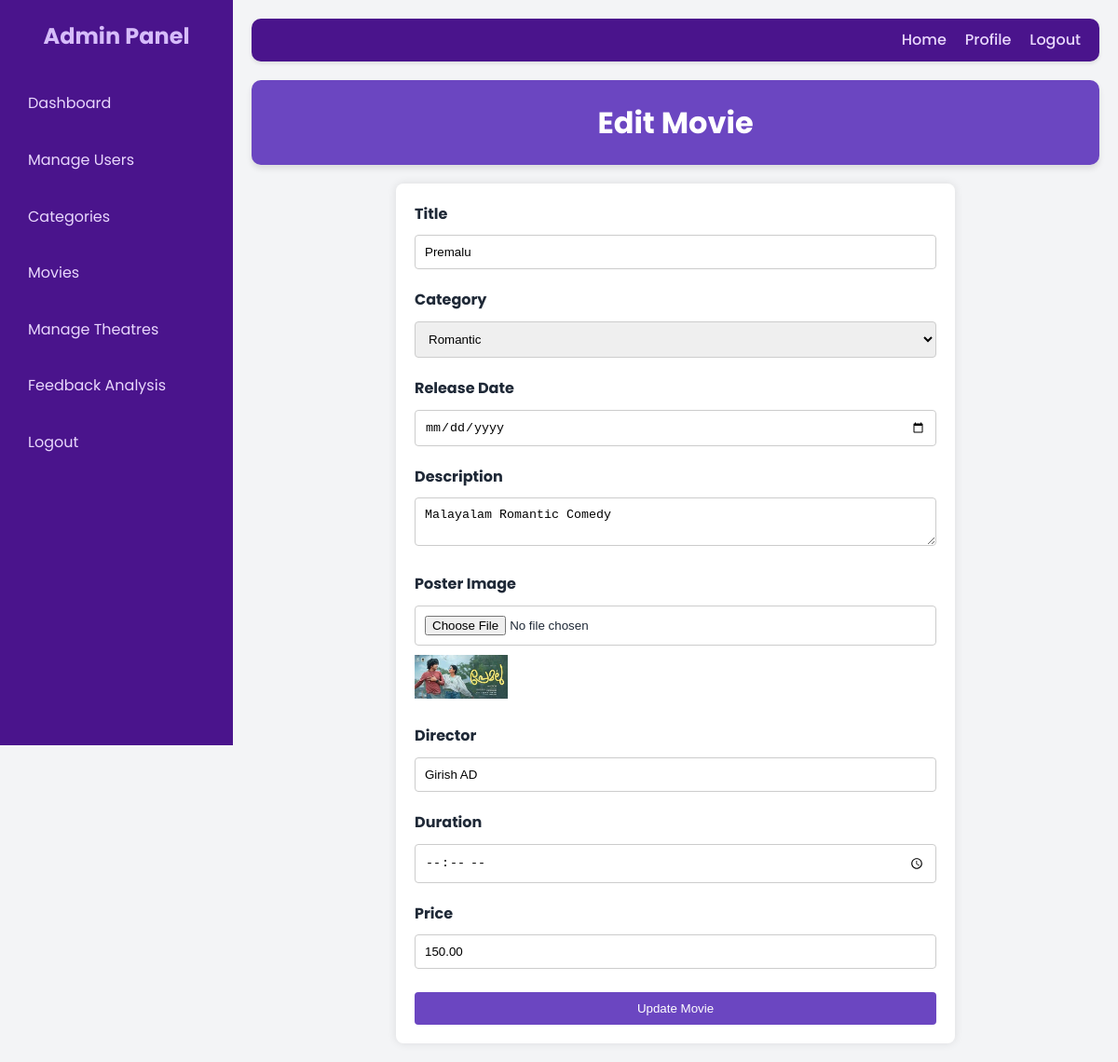
/edit_movie/1/, run on the app's committed database.
### myapp/models.py (models this page shows, shortened)
class Movie(models.Model):
    title = models.CharField(max_length=100)
    category = models.ForeignKey(Category, on_delete=models.CASCADE)
    release_date = models.DateField()
    description = models.TextField()
    poster = models.ImageField(upload_to='posters/',blank=True,null=True)
    director = models.CharField(max_length=100)
    duration = models.DurationField()
    price = models.DecimalField(max_digits=10, decimal_places=2)

class Category(models.Model):
    name = models.CharField(max_length=100)
    description = models.TextField(blank=True, null=True)

### myapp/views.py (the view, shortened to what this page needs)
# urls.py: path('edit_movie/<int:movie_id>/', views.edit_movie, name='edit_movie'),
def edit_movie(request, movie_id):
    movie = get_object_or_404(Movie, pk=movie_id)
    categories = Category.objects.all()
    return render(request, 'admin/edit_movie.html', {'movie': movie, 'categories': categories})

### templates/admin/edit_movie.html (shortened to what this page needs)
{% load static %}
<!DOCTYPE html>
<html lang="en">
<head>
</head>
<body>
    <div class="container">
        <div class="sidebar">
            <h2>Admin Panel</h2>
            <ul>
                <li><a href="{% url 'admin_dashboard' %}">Dashboard</a></li>
                <li><a href="{% url 'view_customers' %}">Manage Users</a></li>
                <li><a href="{% url 'list_categories' %}">Categories</a></li>
                <li><a href="{% url 'list_movies' %}">Movies</a></li>
                <li><a href="{% url 'admin_theatre_list' %}">Manage Theatres</a></li>
                <li><a href="{% url 'sentiment_analysis' %}">Feedback Analysis</a></li>
                <li><a href="{% url 'logout' %}">Logout</a></li>
            </ul>
        </div>
        <div class="main-content">
            <div class="navbar">
                <ul>
                    <li><a href="{% url 'admin_dashboard' %}">Home</a></li>
                    <li><a href="#">Profile</a></li>
                    <li><a href="{% url 'logout' %}">Logout</a></li>
                </ul>
            </div>
            <div class="header">
                <h1>Edit Movie</h1>
            </div>
            <form method="post" enctype="multipart/form-data" onsubmit="return validateForm()">
                <div class="form-group">
                    <label for="title">Title</label>
                    <input type="text" id="title" name="title" value="{{ movie.title }}" required>
                </div>
                <div class="form-group">
                    <label for="category">Category</label>
                    <select id="category" name="category" required>
                        {% for category in categories %}
                        <option value="{{ category.id }}" {% if category.id == movie.category.id %}selected{% endif %}>
                            {{ category.name }}
                        </option>
                        {% endfor %}
                    </select>
                </div>
                <div class="form-group">
                    <label for="release_date">Release Date</label>
                    <input type="date" id="release_date" name="release_date" value="{{ movie.release_date }}" required>
                </div>
                <div class="form-group">
                    <label for="description">Description</label>
                    <textarea id="description" name="description" required>{{ movie.description }}</textarea>
                </div>
                <div class="form-group">
                    <label for="poster">Poster Image</label>
                    <input type="file" id="poster" name="poster">
                    {% if movie.poster %}
                    <img src="{{ movie.poster.url }}" alt="Poster">
                    {% endif %}
                </div>
                <div class="form-group">
                    <label for="director">Director</label>
                    <input type="text" id="director" name="director" value="{{ movie.director }}" required>
                </div>
                <div class="form-group">
                    <label for="duration">Duration</label>
                    <input type="time" id="duration" name="duration" value="{{ movie.duration|time:'H:i' }}" required>
                </div>
                <div class="form-group">
                    <label for="price">Price</label>
                    <input type="number" id="price" name="price" value="{{ movie.price }}" step="0.01" required>
                </div>
                <button type="submit" class="btn btn-update">Update Movie</button>
            </form>
        </div>
    </div>
</body>
</html>

### templates/admin/edit_movie.html (style rules this page uses)
* { margin: 0; padding: 0; box-sizing: border-box; }
body { font-family: 'Poppins', sans-serif; background-color: #f3f4f6; color: #1f2937; line-height: 1.6; }
.container { display: flex; }
.sidebar { width: 250px; height: 100vh; background-color: #4a148c; color: #e9d8fd; padding: 20px; position: fixed; }
.sidebar h2 { color: #d6bcfa; margin-bottom: 30px; font-size: 1.5em; text-align: center; }
.sidebar ul { list-style: none; }
.sidebar ul li { margin-bottom: 15px; }
.sidebar ul li a { color: #e9d8fd; text-decoration: none; display: block; padding: 10px; border-radius: 5px; transition: background-color 0.3s ease; }
.main-content { flex: 1; margin-left: 250px; padding: 20px; }
.header { background-color: #6b46c1; color: #fff; padding: 20px; text-align: center; margin-bottom: 20px; border-radius: 10px; box-shadow: 0 4px 6px rgba(0, 0, 0, 0.1); }
.header h1 { font-size: 2em; }
.navbar { background-color: #4a148c; padding: 10px 20px; margin-bottom: 20px; border-radius: 10px; box-shadow: 0 2px 4px rgba(0,0,0,0.1); }
.navbar ul { list-style-type: none; display: flex; justify-content: flex-end; }
.navbar ul li { margin-left: 20px; }
.navbar ul li a { color: #e9d8fd; text-decoration: none; font-weight: 500; transition: color 0.3s ease; }
form { display: flex; flex-direction: column; align-items: center; width: 100%; max-width: 600px; margin: 0 auto; padding: 20px; background-color: #fff; border-radius: 8px; box-shadow: 0 0 10px rgba(0, 0, 0, 0.1); }
.form-group { width: 100%; margin-bottom: 20px; }
label { display: block; margin-bottom: 5px; font-weight: bold; }
input, select, textarea, button { width: 100%; padding: 10px; margin-top: 5px; border: 1px solid #ccc; border-radius: 4px; box-sizing: border-box; }
button { background-color: #6b46c1; color: white; border: none; cursor: pointer; transition: background-color 0.3s ease; }
img { max-width: 100px; margin-top: 10px; }

### data on the page
Movie: title "Premalu", category "Romantic", description "Malayalam Romantic Comedy", poster (picture), director "Girish AD", price "150.00"
